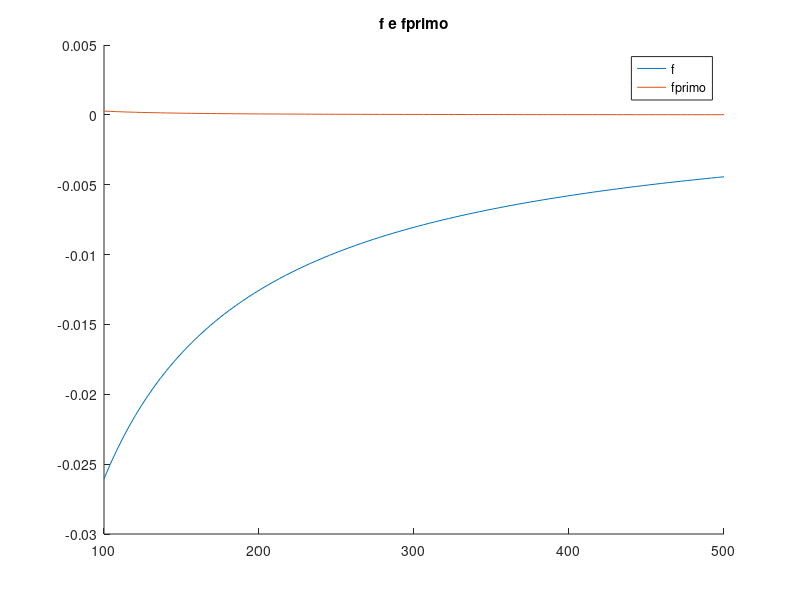

Write the MATLAB code that produced this figure. (Note: this script raises an error after producing the figure.)
% Gazi Adnan Latif Matricola 1224442
clear all;
f = @(x) exp(1-1./x)-exp(1)+0.001;
df = @(x) exp(1-1./x)./(x.^2);

toll = 10^-12;
c=0.001;
a = 100;
b = 500;
x = linspace(a, b);
itmax = 100;
x0 = 200;
method1 = 's';
method2 = 'r';
xres = 1/(1-log(exp(1)-c));

figure(1);
hold on;
plot(x, f(x));
plot(x, df(x));
hold off;
title('f e fprimo');
legend('f', 'fprimo');

[zero1, res1, iterates1, flag] = Newton(f, df, x0, toll, itmax, method1);
[zero2, res2, wres2, iterates2, flag2] = Bisezione(f, a, b, toll, method2);

switch flag1
    case 's'
        fprintf('Uscita per test dello scarto:\n');
        fprintf('Ultima approssimazione della radice: %f\n', zero1);
        fprintf('Errore finale: %f\n', abs(zero1-xres));
        fprintf('Modulo del residuo: %f\n', res1);
        fprintf('Iterate del metodo di Newton: [%fx%f]\n', size(iterates1, 1), size(iterates1, 2));
    case 'r'
        fprintf('Uscita per test del residuo:\n');
        fprintf('Ultima approssimazione della radice: %f\n', zero1);
        fprintf('Errore finale: %f\n', abs(zero1-xres));
        fprintf('Modulo del residuo: %f\n', res1);
        fprintf('Iterate del metodo di Newton: [%fx%f]\n', size(iterates1, 1), size(iterates1, 2));
    case 'a'
        fprintf('Uscita causato da entrambi i test:\n');
        fprintf('Ultima approssimazione della radice: %f\n', zero1);
        fprintf('Errore finale: %f\n', abs(zero1-xres));
        fprintf('Modulo del residuo: %f\n', res1);
        fprintf('Iterate del metodo di Newton: [%fx%f]\n', size(iterates1, 1), size(iterates1, 2));
    case 'e'
        fprintf('Raggiunto il massimo numero di iterazioni:\n');
        fprintf('Ultima approssimazione della radice: %f\n', zero1);
        fprintf('Errore finale: %f\n', abs(zero1-xres));
        fprintf('Modulo del residuo: %f\n', res1);
        fprintf('Iterate del metodo di Newton: [%fx%f]\n', size(iterates1, 1), size(iterates1, 2));
    case 'f'
        fprintf('Residuo 0 in un numero finito di iterazioni:\n');
        fprintf('Ultima approssimazione della radice: %f\n', zero1);
        fprintf('Errore finale: %f\n', abs(zero1-xres));
        fprintf('Modulo del residuo: %f\n', res1);
        fprintf('Iterate del metodo di Newton: [%fx%f]\n', size(iterates1, 1), size(iterates1, 2));
end

switch flag2
    case 's'
        fprintf('Uscita per test dello scarto:\n');
        fprintf('Ultima approssimazione della radice: %f\n', zero2);
        fprintf('Modulo del residuo: %f\n', res2);
        fprintf('Modulo del residuo pesato approssimato: %f\n', wres2);
        fprintf('Iterate del metodo di Bisezione: [%fx%f]\n', size(iterates2, 1), size(iterates2, 2));
    case 'r'
        fprintf('Uscita per test del residuo pesato approssimato:\n');
        fprintf('Ultima approssimazione della radice: %f\n', zero2);
        fprintf('Modulo del residuo: %f\n', res2);
        fprintf('Modulo del residuo pesato approssimato: %f\n', wres2);
        fprintf('Iterate del metodo di Bisezione: [%fx%f]\n', size(iterates2, 1), size(iterates2, 2));
    case 'b'
        fprintf('Uscita causato da entrambi i test:\n');
        fprintf('Ultima approssimazione della radice: %f\n', zero2);
        fprintf('Modulo del residuo: %f\n', res2);
        fprintf('Modulo del residuo pesato approssimato: %f\n', wres2);
        fprintf('Iterate del metodo di Bisezione: [%fx%f]\n', size(iterates2, 1), size(iterates2, 2));
    case 'f'
        fprintf('Residuo 0 in un numero finito di iterazioni:\n');
        fprintf('Ultima approssimazione della radice: %f\n', zero2);
        fprintf('Modulo del residuo: %f\n', res2);
        fprintf('Modulo del residuo pesato approssimato: %f\n', wres2);
        fprintf('Iterate del metodo di Bisezione: [%fx%f]\n', size(iterates2, 1), size(iterates2, 2));
end

err_res1 = abs(f(iterates1));
s1 = iterates1(2:end)-iterates1(1:end-1);
err1 = abs(xres-iterates1);

figure(2);
hold on;
semilogy(err_res1);
semilogy(s1);
semilogy(err1);
title('Semilogy residuo, scarto, errore');
legend('Residuo f', 'Scarto f', 'Errore f');
hold off;

figure(3);
hold on;
semilogy(abs(s1(2:end))./abs(s1(1:end-1)).^2);
title('|Sk+1|/|Sk|');
legend('|Sk+1|/|Sk|');
hold off;

figure(4);
hold on;
semilogy(err1(2:end)./abs(s1).^2);
title('Ek/|Sk|');
legend('Ek/|Sk|');
hold off;


err_iterates2 = abs(xres-iterates2(1, :));
s2 = iterates2(2:end)-iterates2(1:end-1);
err_res2 = abs(f(iterates2(1, :)));

figure(5);
semilogy(err_iterates2);
hold on;
semilogy(err_res2);
semilogy(s2);
hold off;
title('Grafico errore iterate e residui f');
legend('Errore iterate', 'Errore residui', 'Scarto f');

figure(6);
hold on;
semilogy(abs(s2(2:end))./abs(s2(1:end-1)).^2);
title('|Sk+1|/|Sk|');
legend('|Sk+1|/|Sk|');
hold off;

figure(7);
hold on;
semilogy(err_iterates2(2:end)./abs(s2).^2);
title('Ek/|Sk|');
legend('Ek/|Sk|');
hold off;

figure(8);
plot(err_iterates2./err_res2);
hold on;
plot(ones(size(err_iterates2))./df(2*xres));
title('Grafico rapporto errori e retta 1/fprimo(xres)');
legend('Errore iterate/Errore residui', '1/fprimo(xres)');